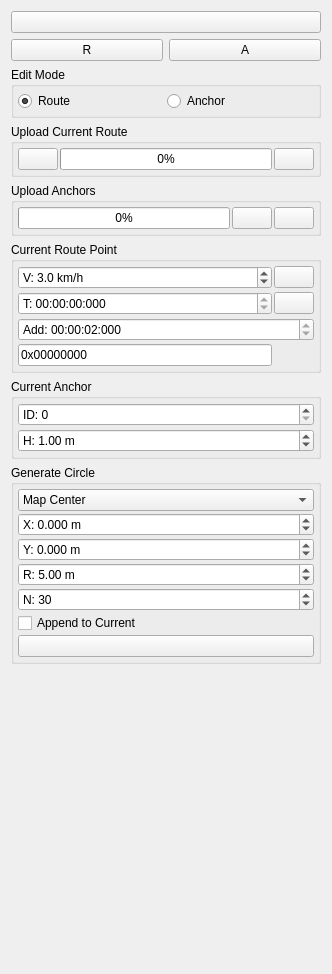
                  <widget class="QWidget" name="scrollAreaWidgetContents_3">
                   <property name="geometry">
                    <rect>
                     <x>0</x>
                     <y>0</y>
                     <width>332</width>
                     <height>974</height>
                    </rect>
                   </property>
                   <layout class="QVBoxLayout" name="verticalLayout_23">
                    <item>
                     <widget class="QPushButton" name="mapEditHelpButton">
                      <property name="toolTip">
                       <string>Show keyboard shortcuts</string>
                      </property>
                      <property name="text">
                       <string/>
                      </property>
                      <property name="icon">
                       <iconset resource="resources.qrc">
                        <normaloff>:/models/Icons/Help-96.png</normaloff>:/models/Icons/Help-96.png</iconset>
                      </property>
                     </widget>
                    </item>
                    <item>
                     <layout class="QHBoxLayout" name="horizontalLayout_5">
                      <item>
                       <widget class="QPushButton" name="mapRemoveRouteButton">
                        <property name="toolTip">
                         <string>Delete current route</string>
                        </property>
                        <property name="text">
                         <string>R</string>
                        </property>
                        <property name="icon">
                         <iconset resource="resources.qrc">
                          <normaloff>:/models/Icons/Delete2-96.png</normaloff>:/models/Icons/Delete2-96.png</iconset>
                        </property>
                       </widget>
                      </item>
                      <item>
                       <widget class="QPushButton" name="removeAnchorsButton">
                        <property name="toolTip">
                         <string>Delete anchors</string>
                        </property>
                        <property name="text">
                         <string>A</string>
                        </property>
                        <property name="icon">
                         <iconset resource="resources.qrc">
                          <normaloff>:/models/Icons/Delete2-96.png</normaloff>:/models/Icons/Delete2-96.png</iconset>
                        </property>
                       </widget>
                      </item>
                     </layout>
                    </item>
                    <item>
                     <widget class="QGroupBox" name="groupBox_8">
                      <property name="title">
                       <string>Edit Mode</string>
                      </property>
                      <layout class="QHBoxLayout" name="horizontalLayout_15">
                       <property name="spacing">
                        <number>2</number>
                       </property>
                       <property name="leftMargin">
                        <number>4</number>
                       </property>
                       <property name="topMargin">
                        <number>4</number>
                       </property>
                       <property name="rightMargin">
                        <number>4</number>
                       </property>
                       <property name="bottomMargin">
                        <number>4</number>
                       </property>
                       <item>
                        <widget class="QRadioButton" name="modeRouteButton">
                         <property name="text">
                          <string>Route</string>
                         </property>
                         <property name="checked">
                          <bool>true</bool>
                         </property>
                        </widget>
                       </item>
                       <item>
                        <widget class="QRadioButton" name="modeAnchorButton">
                         <property name="text">
                          <string>Anchor</string>
                         </property>
                        </widget>
                       </item>
                      </layout>
                     </widget>
                    </item>
                    <item>
                     <widget class="QGroupBox" name="groupBox_6">
                      <property name="title">
                       <string>Upload Current Route</string>
                      </property>
                      <layout class="QHBoxLayout" name="horizontalLayout_9">
                       <property name="spacing">
                        <number>2</number>
                       </property>
                       <property name="leftMargin">
                        <number>4</number>
                       </property>
                       <property name="topMargin">
                        <number>4</number>
                       </property>
                       <property name="rightMargin">
                        <number>4</number>
                       </property>
                       <property name="bottomMargin">
                        <number>4</number>
                       </property>
                       <item>
                        <widget class="QPushButton" name="mapGetRouteButton">
                         <property name="toolTip">
                          <string>Read route from car</string>
                         </property>
                         <property name="text">
                          <string/>
                         </property>
                         <property name="icon">
                          <iconset resource="resources.qrc">
                           <normaloff>:/models/Icons/Upload-96.png</normaloff>:/models/Icons/Upload-96.png</iconset>
                         </property>
                        </widget>
                       </item>
                       <item>
                        <widget class="QProgressBar" name="mapUploadRouteProgressBar">
                         <property name="value">
                          <number>0</number>
                         </property>
                        </widget>
                       </item>
                       <item>
                        <widget class="QPushButton" name="mapUploadRouteButton">
                         <property name="sizePolicy">
                          <sizepolicy hsizetype="Fixed" vsizetype="Fixed">
                           <horstretch>0</horstretch>
                           <verstretch>0</verstretch>
                          </sizepolicy>
                         </property>
                         <property name="toolTip">
                          <string>Write route to car</string>
                         </property>
                         <property name="text">
                          <string/>
                         </property>
                         <property name="icon">
                          <iconset resource="resources.qrc">
                           <normaloff>:/models/Icons/Download-96.png</normaloff>:/models/Icons/Download-96.png</iconset>
                         </property>
                        </widget>
                       </item>
                      </layout>
                     </widget>
                    </item>
                    <item>
                     <widget class="QGroupBox" name="groupBox_17">
                      <property name="title">
                       <string>Upload Anchors</string>
                      </property>
                      <layout class="QHBoxLayout" name="horizontalLayout_16">
                       <property name="spacing">
                        <number>2</number>
                       </property>
                       <property name="leftMargin">
                        <number>4</number>
                       </property>
                       <property name="topMargin">
                        <number>4</number>
                       </property>
                       <property name="rightMargin">
                        <number>4</number>
                       </property>
                       <property name="bottomMargin">
                        <number>4</number>
                       </property>
                       <item>
                        <widget class="QProgressBar" name="anchorUploadProgressBar">
                         <property name="value">
                          <number>0</number>
                         </property>
                        </widget>
                       </item>
                       <item>
                        <widget class="QPushButton" name="clearAnchorButton">
                         <property name="toolTip">
                          <string>Clear anchors on car</string>
                         </property>
                         <property name="text">
                          <string/>
                         </property>
                         <property name="icon">
                          <iconset resource="resources.qrc">
                           <normaloff>:/models/Icons/Delete-96.png</normaloff>:/models/Icons/Delete-96.png</iconset>
                         </property>
                        </widget>
                       </item>
                       <item>
                        <widget class="QPushButton" name="uploadAnchorButton">
                         <property name="toolTip">
                          <string>Write anchors to car</string>
                         </property>
                         <property name="text">
                          <string/>
                         </property>
                         <property name="icon">
                          <iconset resource="resources.qrc">
                           <normaloff>:/models/Icons/Download-96.png</normaloff>:/models/Icons/Download-96.png</iconset>
                         </property>
                        </widget>
                       </item>
                      </layout>
                     </widget>
                    </item>
                    <item>
                     <widget class="QGroupBox" name="groupBox_9">
                      <property name="title">
                       <string>Current Route Point</string>
                      </property>
                      <layout class="QGridLayout" name="gridLayout_6">
                       <property name="leftMargin">
                        <number>4</number>
                       </property>
                       <property name="topMargin">
                        <number>4</number>
                       </property>
                       <property name="rightMargin">
                        <number>4</number>
                       </property>
                       <property name="bottomMargin">
                        <number>4</number>
                       </property>
                       <property name="horizontalSpacing">
                        <number>2</number>
                       </property>
                       <property name="verticalSpacing">
                        <number>3</number>
                       </property>
                       <item row="1" column="1">
                        <widget class="QPushButton" name="mapUpdateTimeButton">
                         <property name="toolTip">
                          <string>Set start time to a specified time from now</string>
                         </property>
                         <property name="text">
                          <string/>
                         </property>
                         <property name="icon">
                          <iconset resource="resources.qrc">
                           <normaloff>:/models/Icons/Clock-96.png</normaloff>:/models/Icons/Clock-96.png</iconset>
                         </property>
                        </widget>
                       </item>
                       <item row="0" column="1">
                        <widget class="QPushButton" name="mapUpdateSpeedButton">
                         <property name="sizePolicy">
                          <sizepolicy hsizetype="Fixed" vsizetype="Fixed">
                           <horstretch>0</horstretch>
                           <verstretch>0</verstretch>
                          </sizepolicy>
                         </property>
                         <property name="toolTip">
                          <string>Set selected speed on all points</string>
                         </property>
                         <property name="text">
                          <string/>
                         </property>
                         <property name="icon">
                          <iconset resource="resources.qrc">
                           <normaloff>:/models/Icons/Available Updates-96.png</normaloff>:/models/Icons/Available Updates-96.png</iconset>
                         </property>
                        </widget>
                       </item>
                       <item row="0" column="0">
                        <widget class="QDoubleSpinBox" name="mapRouteSpeedBox">
                         <property name="prefix">
                          <string>V: </string>
                         </property>
                         <property name="suffix">
                          <string> km/h</string>
                         </property>
                         <property name="decimals">
                          <number>1</number>
                         </property>
                         <property name="maximum">
                          <double>120.000000000000000</double>
                         </property>
                         <property name="value">
                          <double>3.000000000000000</double>
                         </property>
                        </widget>
                       </item>
                       <item row="1" column="0">
                        <widget class="QTimeEdit" name="mapRouteTimeEdit">
                         <property name="displayFormat">
                          <string>T: HH:mm:ss:zzz</string>
                         </property>
                        </widget>
                       </item>
                       <item row="3" column="0">
                        <widget class="QLineEdit" name="lineEdit">
                         <property name="toolTip">
                          <string>&lt;html&gt;&lt;head/&gt;&lt;body&gt;&lt;p&gt;Input Hex number for hydraulic tool control (max value 0xFFFFFFFF)&lt;/p&gt;&lt;/body&gt;&lt;/html&gt;</string>
                         </property>
                         <property name="text">
                          <string>0x00000000</string>
                         </property>
                        </widget>
                       </item>
                       <item row="2" column="0" colspan="2">
                        <widget class="QTimeEdit" name="mapRouteAddTimeEdit">
                         <property name="toolTip">
                          <string>Time to add to each new route point from previous point</string>
                         </property>
                         <property name="displayFormat">
                          <string>'Add': HH:mm:ss:zzz</string>
                         </property>
                         <property name="time">
                          <time>
                           <hour>0</hour>
                           <minute>0</minute>
                           <second>2</second>
                          </time>
                         </property>
                        </widget>
                       </item>
                      </layout>
                     </widget>
                    </item>
                    <item>
                     <widget class="QGroupBox" name="groupBox_18">
                      <property name="title">
                       <string>Current Anchor</string>
                      </property>
                      <layout class="QVBoxLayout" name="verticalLayout_17">
                       <property name="spacing">
                        <number>3</number>
                       </property>
                       <property name="leftMargin">
                        <number>4</number>
                       </property>
                       <property name="topMargin">
                        <number>4</number>
                       </property>
                       <property name="rightMargin">
                        <number>4</number>
                       </property>
                       <property name="bottomMargin">
                        <number>4</number>
                       </property>
                       <item>
                        <widget class="QSpinBox" name="anchorIdBox">
                         <property name="prefix">
                          <string>ID: </string>
                         </property>
                         <property name="maximum">
                          <number>65535</number>
                         </property>
                        </widget>
                       </item>
                       <item>
                        <widget class="QDoubleSpinBox" name="anchorHeightBox">
                         <property name="prefix">
                          <string>H: </string>
                         </property>
                         <property name="suffix">
                          <string> m</string>
                         </property>
                         <property name="maximum">
                          <double>999.000000000000000</double>
                         </property>
                         <property name="value">
                          <double>1.000000000000000</double>
                         </property>
                        </widget>
                       </item>
                      </layout>
                     </widget>
                    </item>
                    <item>
                     <widget class="QGroupBox" name="groupBox_4">
                      <property name="title">
                       <string>Generate Circle</string>
                      </property>
                      <layout class="QGridLayout" name="gridLayout_4">
                       <property name="leftMargin">
                        <number>4</number>
                       </property>
                       <property name="topMargin">
                        <number>4</number>
                       </property>
                       <property name="rightMargin">
                        <number>4</number>
                       </property>
                       <property name="bottomMargin">
                        <number>4</number>
                       </property>
                       <property name="spacing">
                        <number>2</number>
                       </property>
                       <item row="7" column="0" colspan="2">
                        <widget class="QPushButton" name="genCircButton">
                         <property name="toolTip">
                          <string>Generate</string>
                         </property>
                         <property name="text">
                          <string/>
                         </property>
                         <property name="icon">
                          <iconset resource="resources.qrc">
                           <normaloff>:/models/Icons/Process-96.png</normaloff>:/models/Icons/Process-96.png</iconset>
                         </property>
                        </widget>
                       </item>
                       <item row="5" column="0" colspan="2">
                        <widget class="QSpinBox" name="genCircPointsBox">
                         <property name="toolTip">
                          <string>Number of circle points</string>
                         </property>
                         <property name="prefix">
                          <string>N: </string>
                         </property>
                         <property name="maximum">
                          <number>500</number>
                         </property>
                         <property name="value">
                          <number>30</number>
                         </property>
                        </widget>
                       </item>
                       <item row="2" column="0" colspan="2">
                        <widget class="QDoubleSpinBox" name="genCircYBox">
                         <property name="toolTip">
                          <string>Center Y (Coordinate mode)</string>
                         </property>
                         <property name="prefix">
                          <string>Y: </string>
                         </property>
                         <property name="suffix">
                          <string> m</string>
                         </property>
                         <property name="decimals">
                          <number>3</number>
                         </property>
                         <property name="minimum">
                          <double>-999.000000000000000</double>
                         </property>
                         <property name="maximum">
                          <double>999.000000000000000</double>
                         </property>
                         <property name="singleStep">
                          <double>0.010000000000000</double>
                         </property>
                        </widget>
                       </item>
                       <item row="4" column="0" colspan="2">
                        <widget class="QDoubleSpinBox" name="genCircRadBox">
                         <property name="toolTip">
                          <string>Circle Radius</string>
                         </property>
                         <property name="prefix">
                          <string>R: </string>
                         </property>
                         <property name="suffix">
                          <string> m</string>
                         </property>
                         <property name="minimum">
                          <double>-9999.000000000000000</double>
                         </property>
                         <property name="maximum">
                          <double>9999.000000000000000</double>
                         </property>
                         <property name="value">
                          <double>5.000000000000000</double>
                         </property>
                        </widget>
                       </item>
                       <item row="1" column="0" colspan="2">
                        <widget class="QDoubleSpinBox" name="genCircXBox">
                         <property name="toolTip">
                          <string>Center X (Coordinate mode)</string>
                         </property>
                         <property name="prefix">
                          <string>X: </string>
                         </property>
                         <property name="suffix">
                          <string> m</string>
                         </property>
                         <property name="decimals">
                          <number>3</number>
                         </property>
                         <property name="minimum">
                          <double>-999.000000000000000</double>
                         </property>
                         <property name="maximum">
                          <double>999.000000000000000</double>
                         </property>
                         <property name="singleStep">
                          <double>0.010000000000000</double>
                         </property>
                        </widget>
                       </item>
                       <item row="0" column="0" colspan="2">
                        <widget class="QComboBox" name="genCircCenterBox">
                         <item>
                          <property name="text">
                           <string>Map Center</string>
                          </property>
                         </item>
                         <item>
                          <property name="text">
                           <string>Car Tangent</string>
                          </property>
                         </item>
                         <item>
                          <property name="text">
                           <string>Car Center</string>
                          </property>
                         </item>
                         <item>
                          <property name="text">
                           <string>Coordinates</string>
                          </property>
                         </item>
                         <item>
                          <property name="text">
                           <string>Selected Route Center</string>
                          </property>
                         </item>
                        </widget>
                       </item>
                       <item row="6" column="0">
                        <widget class="QCheckBox" name="genCircAppendCurrentBox">
                         <property name="text">
                          <string>Append to Current</string>
                         </property>
                         <property name="checked">
                          <bool>false</bool>
                         </property>
                        </widget>
                       </item>
                      </layout>
                     </widget>
                    </item>
                    <item>
                     <spacer name="verticalSpacer_4">
                      <property name="orientation">
                       <enum>Qt::Vertical</enum>
                      </property>
                      <property name="sizeHint" stdset="0">
                       <size>
                        <width>20</width>
                        <height>208</height>
                       </size>
                      </property>
                     </spacer>
                    </item>
                   </layout>
                  </widget>
